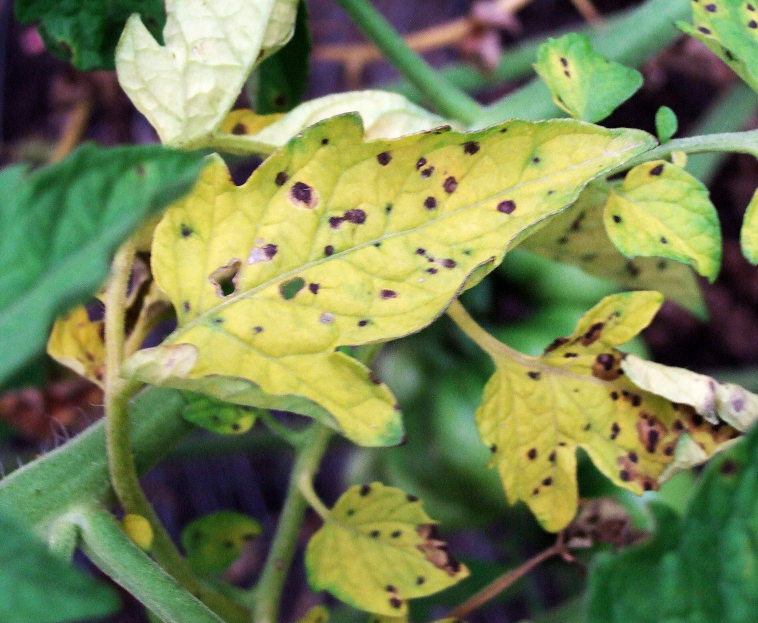
#> input picture data/test_images/leaf_test.jpg, 1515 x 1245 px (shown at 1/2 size)
$ python test_resize_standardize.py
#> lines starting #> are read from the running program, lines starting #| are printed output that depends on the picture
#> in preprocess_image, image is the input picture: shape (1245, 1515, 3); mean B, G, R 84.1, 130.7, 118.7
### src/plantdisease/data/preprocess/resize_standardize.py
"""
resize_standardize.py

Image resizing and standardization module for plant disease detection.
This module prepares images for model input by resizing them to a fixed
dimension and normalizing pixel intensity values.

"""

import os
import cv2
import numpy as np
from typing import Tuple, Optional


def resize_image(
    image: np.ndarray,
    target_size: Tuple[int, int] = (224, 224)
) -> np.ndarray:
    """
    Resize an image to a fixed target size.

    Parameters
    ----------
    image : np.ndarray
        Input image in RGB format.
    target_size : tuple(int, int)
        Desired image size (width, height).

    Returns
    -------
    np.ndarray
        Resized image.
    """
#> called with target_size = (224, 224)
    if image is None:
        raise ValueError("Input image is None.")

    resized = cv2.resize(image, target_size, interpolation=cv2.INTER_AREA)
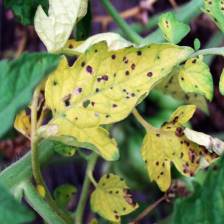
#> resized: shape (224, 224, 3); mean R, G, B 118.7, 130.7, 84.1
    return resized


def standardize_image(
    image: np.ndarray,
    use_z_score: bool = False,
    mean: Optional[np.ndarray] = None,
    std: Optional[np.ndarray] = None
) -> np.ndarray:
    """
    Standardize image pixel values.

    Two modes are supported:
    1. Min-max normalization to [0, 1]
    2. Z-score normalization (optional)

    Parameters
    ----------
    image : np.ndarray
        Input image (RGB).
    use_z_score : bool
        Whether to apply z-score normalization.
    mean : np.ndarray, optional
        Channel-wise mean (used only for z-score).
    std : np.ndarray, optional
        Channel-wise standard deviation (used only for z-score).

    Returns
    -------
    np.ndarray
        Standardized image.
    """
#> called with use_z_score = False
    image = image.astype(np.float32)
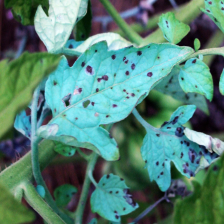
#> image: shape (224, 224, 3) float32; mean of channels 0, 1, 2 118.7, 130.7, 84.1; drawn as B, G, R

    # Min-max normalization
    image /= 255.0

    if use_z_score:
        if mean is None or std is None:
            raise ValueError(
                "Mean and standard deviation must be provided for z-score normalization."
            )

        image = (image - mean) / std

    return image


def preprocess_image(
    image_path: str,
    target_size: Tuple[int, int] = (224, 224),
    use_z_score: bool = False,
    mean: Optional[np.ndarray] = None,
    std: Optional[np.ndarray] = None
) -> np.ndarray:
    """
    Load, resize, and standardize a single image.

    Parameters
    ----------
    image_path : str
        Path to input image.
    target_size : tuple(int, int)
        Desired image size.
    use_z_score : bool
        Whether to apply z-score normalization.
    mean : np.ndarray, optional
        Channel-wise mean.
    std : np.ndarray, optional
        Channel-wise standard deviation.

    Returns
    -------
    np.ndarray
        Preprocessed image ready for model input.
    """
    if not os.path.exists(image_path):
        raise FileNotFoundError(f"Image not found: {image_path}")

    # Load image (BGR → RGB)
    image = cv2.imread(image_path)
    if image is None:
        raise ValueError(f"Failed to load image: {image_path}")

    image = cv2.cvtColor(image, cv2.COLOR_BGR2RGB)

    image = resize_image(image, target_size)
    image = standardize_image(image, use_z_score, mean, std)

    return image


# [49 lines left out: function preprocess_directory, not called in this run]

### test_resize_standardize.py
"""
test_resize_standardize.py

Tests resizing + standardization and saves a processed output image
into data/test_images.
Works with your structure: src/plantdisease/preprocess/resize_standardize.py
"""

import os
import sys
import cv2
import numpy as np

# -------------------------------
# Ensure Python can import "plantdisease" from src/
# -------------------------------
PROJECT_ROOT = os.path.dirname(os.path.abspath(__file__))
SRC_PATH = os.path.join(PROJECT_ROOT, "src")

if SRC_PATH not in sys.path:
    sys.path.insert(0, SRC_PATH)

from plantdisease.data.preprocess.resize_standardize import preprocess_image


# -------------------------------
# Paths (image goes in data/test_images)
# -------------------------------
TEST_DIR = os.path.join(PROJECT_ROOT, "data", "test_images")
INPUT_IMAGE_PATH = os.path.join(TEST_DIR, "leaf_test.jpg")
OUTPUT_IMAGE_PATH = os.path.join(TEST_DIR, "leaf_test_processed.jpg")

TARGET_SIZE = (224, 224)


def main():
    print("Starting preprocessing test...\n")
    print("Project root:", PROJECT_ROOT)
    print("Using test directory:", TEST_DIR)

    if not os.path.exists(INPUT_IMAGE_PATH):
        raise FileNotFoundError(
            f"Test image not found: {INPUT_IMAGE_PATH}\n"
            f"Make sure your image is named leaf_test.jpg and is inside data/test_images."
        )

    # Run preprocessing (resize + [0,1] normalization)
    processed = preprocess_image(
        image_path=INPUT_IMAGE_PATH,
        target_size=TARGET_SIZE,
        use_z_score=False
    )

    # Validation prints
    print("\n Preprocessing completed.")
    print("Processed shape:", processed.shape)  # expected (224, 224, 3)
#| Processed shape: (224, 224, 3)
    print("Min pixel:", float(processed.min())) # expected ~0.0
#| Min pixel: 0.0
    print("Max pixel:", float(processed.max())) # expected ~1.0
#| Max pixel: 1.0

    # Convert back to uint8 for saving as a normal image file
    out_img = (processed * 255).clip(0, 255).astype(np.uint8)

    # preprocess_image outputs RGB; OpenCV saves as BGR
    out_img_bgr = cv2.cvtColor(out_img, cv2.COLOR_RGB2BGR)

    # Save output right in data/test_images
    ok = cv2.imwrite(OUTPUT_IMAGE_PATH, out_img_bgr)
    if not ok:
        raise RuntimeError(f"Failed to save output image to: {OUTPUT_IMAGE_PATH}")

    print(f"\n Saved processed output to:\n{OUTPUT_IMAGE_PATH}")
    print("\nTest completed successfully.")


if __name__ == "__main__":
    main()
